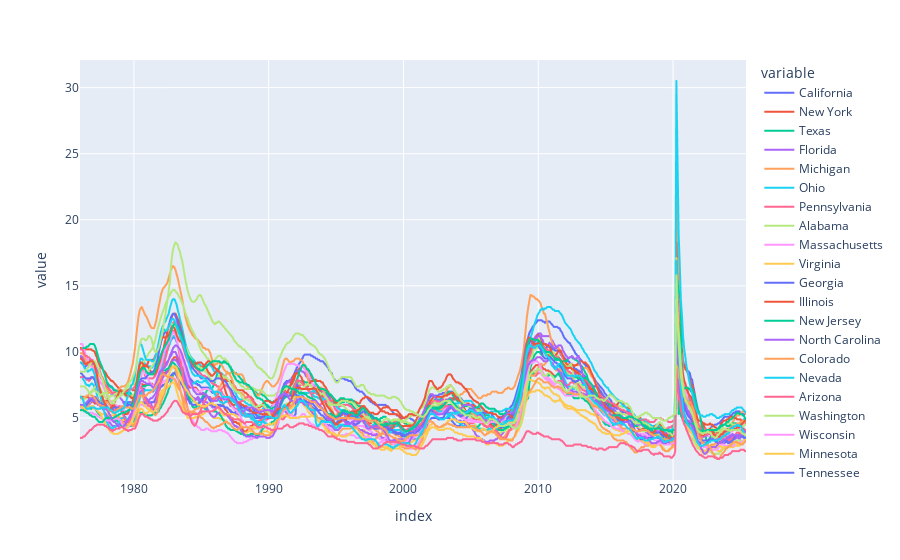

Notebook source saved alongside this figure:
### Code cell
#Plotting the data
px.line(df_unemployement_state)

### Figure 1 — Plotly figure (JSON) as saved in the notebook; plotly's stock layout.template omitted (floating-point values rounded to 4 significant figures; data arrays with more than 128 entries replaced by an {"elided": "..."} marker saying what was removed)
{"data": [{"hovertemplate": "variable=California<br>index=%{x}<br>value=%{y}<extra></extra>", "legendgroup": "California", "line": {"color": "#636efa", "dash": "solid"}, "marker": {"symbol": "circle"}, "mode": "lines", "name": "California", "showlegend": true, "type": "scattergl", "x": {"elided": "594 str values"}, "xaxis": "x", "y": {"elided": "594 float values"}, "yaxis": "y"}, {"hovertemplate": "variable=New York<br>index=%{x}<br>value=%{y}<extra></extra>", "legendgroup": "New York", "line": {"color": "#EF553B", "dash": "solid"}, "marker": {"symbol": "circle"}, "mode": "lines", "name": "New York", "showlegend": true, "type": "scattergl", "x": {"elided": "594 str values"}, "xaxis": "x", "y": {"elided": "594 float values"}, "yaxis": "y"}, {"hovertemplate": "variable=Texas<br>index=%{x}<br>value=%{y}<extra></extra>", "legendgroup": "Texas", "line": {"color": "#00cc96", "dash": "solid"}, "marker": {"symbol": "circle"}, "mode": "lines", "name": "Texas", "showlegend": true, "type": "scattergl", "x": {"elided": "594 str values"}, "xaxis": "x", "y": {"elided": "594 float values"}, "yaxis": "y"}, {"hovertemplate": "variable=Florida<br>index=%{x}<br>value=%{y}<extra></extra>", "legendgroup": "Florida", "line": {"color": "#ab63fa", "dash": "solid"}, "marker": {"symbol": "circle"}, "mode": "lines", "name": "Florida", "showlegend": true, "type": "scattergl", "x": {"elided": "594 str values"}, "xaxis": "x", "y": {"elided": "594 float values"}, "yaxis": "y"}, {"hovertemplate": "variable=Michigan<br>index=%{x}<br>value=%{y}<extra></extra>", "legendgroup": "Michigan", "line": {"color": "#FFA15A", "dash": "solid"}, "marker": {"symbol": "circle"}, "mode": "lines", "name": "Michigan", "showlegend": true, "type": "scattergl", "x": {"elided": "594 str values"}, "xaxis": "x", "y": {"elided": "594 float values"}, "yaxis": "y"}, {"hovertemplate": "variable=Ohio<br>index=%{x}<br>value=%{y}<extra></extra>", "legendgroup": "Ohio", "line": {"color": "#19d3f3", "dash": "solid"}, "marker": {"symbol": "circle"}, "mode": "lines", "name": "Ohio", "showlegend": true, "type": "scattergl", "x": {"elided": "594 str values"}, "xaxis": "x", "y": {"elided": "594 float values"}, "yaxis": "y"}, {"hovertemplate": "variable=Pennsylvania<br>index=%{x}<br>value=%{y}<extra></extra>", "legendgroup": "Pennsylvania", "line": {"color": "#FF6692", "dash": "solid"}, "marker": {"symbol": "circle"}, "mode": "lines", "name": "Pennsylvania", "showlegend": true, "type": "scattergl", "x": {"elided": "594 str values"}, "xaxis": "x", "y": {"elided": "594 float values"}, "yaxis": "y"}, {"hovertemplate": "variable=Alabama<br>index=%{x}<br>value=%{y}<extra></extra>", "legendgroup": "Alabama", "line": {"color": "#B6E880", "dash": "solid"}, "marker": {"symbol": "circle"}, "mode": "lines", "name": "Alabama", "showlegend": true, "type": "scattergl", "x": {"elided": "594 str values"}, "xaxis": "x", "y": {"elided": "594 float values"}, "yaxis": "y"}, {"hovertemplate": "variable=Massachusetts<br>index=%{x}<br>value=%{y}<extra></extra>", "legendgroup": "Massachusetts", "line": {"color": "#FF97FF", "dash": "solid"}, "marker": {"symbol": "circle"}, "mode": "lines", "name": "Massachusetts", "showlegend": true, "type": "scattergl", "x": {"elided": "594 str values"}, "xaxis": "x", "y": {"elided": "594 float values"}, "yaxis": "y"}, {"hovertemplate": "variable=Virginia<br>index=%{x}<br>value=%{y}<extra></extra>", "legendgroup": "Virginia", "line": {"color": "#FECB52", "dash": "solid"}, "marker": {"symbol": "circle"}, "mode": "lines", "name": "Virginia", "showlegend": true, "type": "scattergl", "x": {"elided": "594 str values"}, "xaxis": "x", "y": {"elided": "594 float values"}, "yaxis": "y"}, {"hovertemplate": "variable=Georgia<br>index=%{x}<br>value=%{y}<extra></extra>", "legendgroup": "Georgia", "line": {"color": "#636efa", "dash": "solid"}, "marker": {"symbol": "circle"}, "mode": "lines", "name": "Georgia", "showlegend": true, "type": "scattergl", "x": {"elided": "594 str values"}, "xaxis": "x", "y": {"elided": "594 float values"}, "yaxis": "y"}, {"hovertemplate": "variable=Illinois<br>index=%{x}<br>value=%{y}<extra></extra>", "legendgroup": "Illinois", "line": {"color": "#EF553B", "dash": "solid"}, "marker": {"symbol": "circle"}, "mode": "lines", "name": "Illinois", "showlegend": true, "type": "scattergl", "x": {"elided": "594 str values"}, "xaxis": "x", "y": {"elided": "594 float values"}, "yaxis": "y"}, {"hovertemplate": "variable=New Jersey<br>index=%{x}<br>value=%{y}<extra></extra>", "legendgroup": "New Jersey", "line": {"color": "#00cc96", "dash": "solid"}, "marker": {"symbol": "circle"}, "mode": "lines", "name": "New Jersey", "showlegend": true, "type": "scattergl", "x": {"elided": "594 str values"}, "xaxis": "x", "y": {"elided": "594 float values"}, "yaxis": "y"}, {"hovertemplate": "variable=North Carolina<br>index=%{x}<br>value=%{y}<extra></extra>", "legendgroup": "North Carolina", "line": {"color": "#ab63fa", "dash": "solid"}, "marker": {"symbol": "circle"}, "mode": "lines", "name": "North Carolina", "showlegend": true, "type": "scattergl", "x": {"elided": "594 str values"}, "xaxis": "x", "y": {"elided": "594 float values"}, "yaxis": "y"}, {"hovertemplate": "variable=Colorado<br>index=%{x}<br>value=%{y}<extra></extra>", "legendgroup": "Colorado", "line": {"color": "#FFA15A", "dash": "solid"}, "marker": {"symbol": "circle"}, "mode": "lines", "name": "Colorado", "showlegend": true, "type": "scattergl", "x": {"elided": "594 str values"}, "xaxis": "x", "y": {"elided": "594 float values"}, "yaxis": "y"}, {"hovertemplate": "variable=Nevada<br>index=%{x}<br>value=%{y}<extra></extra>", "legendgroup": "Nevada", "line": {"color": "#19d3f3", "dash": "solid"}, "marker": {"symbol": "circle"}, "mode": "lines", "name": "Nevada", "showlegend": true, "type": "scattergl", "x": {"elided": "594 str values"}, "xaxis": "x", "y": {"elided": "594 float values"}, "yaxis": "y"}, {"hovertemplate": "variable=Arizona<br>index=%{x}<br>value=%{y}<extra></extra>", "legendgroup": "Arizona", "line": {"color": "#FF6692", "dash": "solid"}, "marker": {"symbol": "circle"}, "mode": "lines", "name": "Arizona", "showlegend": true, "type": "scattergl", "x": {"elided": "594 str values"}, "xaxis": "x", "y": {"elided": "594 float values"}, "yaxis": "y"}, {"hovertemplate": "variable=Washington<br>index=%{x}<br>value=%{y}<extra></extra>", "legendgroup": "Washington", "line": {"color": "#B6E880", "dash": "solid"}, "marker": {"symbol": "circle"}, "mode": "lines", "name": "Washington", "showlegend": true, "type": "scattergl", "x": {"elided": "594 str values"}, "xaxis": "x", "y": {"elided": "594 float values"}, "yaxis": "y"}, {"hovertemplate": "variable=Wisconsin<br>index=%{x}<br>value=%{y}<extra></extra>", "legendgroup": "Wisconsin", "line": {"color": "#FF97FF", "dash": "solid"}, "marker": {"symbol": "circle"}, "mode": "lines", "name": "Wisconsin", "showlegend": true, "type": "scattergl", "x": {"elided": "594 str values"}, "xaxis": "x", "y": {"elided": "594 float values"}, "yaxis": "y"}, {"hovertemplate": "variable=Minnesota<br>index=%{x}<br>value=%{y}<extra></extra>", "legendgroup": "Minnesota", "line": {"color": "#FECB52", "dash": "solid"}, "marker": {"symbol": "circle"}, "mode": "lines", "name": "Minnesota", "showlegend": true, "type": "scattergl", "x": {"elided": "594 str values"}, "xaxis": "x", "y": {"elided": "594 float values"}, "yaxis": "y"}, {"hovertemplate": "variable=Tennessee<br>index=%{x}<br>value=%{y}<extra></extra>", "legendgroup": "Tennessee", "line": {"color": "#636efa", "dash": "solid"}, "marker": {"symbol": "circle"}, "mode": "lines", "name": "Tennessee", "showlegend": true, "type": "scattergl", "x": {"elided": "594 str values"}, "xaxis": "x", "y": {"elided": "594 float values"}, "yaxis": "y"}, {"hovertemplate": "variable=Oregon<br>index=%{x}<br>value=%{y}<extra></extra>", "legendgroup": "Oregon", "line": {"color": "#EF553B", "dash": "solid"}, "marker": {"symbol": "circle"}, "mode": "lines", "name": "Oregon", "showlegend": true, "type": "scattergl", "x": {"elided": "594 str values"}, "xaxis": "x", "y": {"elided": "594 float values"}, "yaxis": "y"}, {"hovertemplate": "variable=Kentucky<br>index=%{x}<br>value=%{y}<extra></extra>", "legendgroup": "Kentucky", "line": {"color": "#00cc96", "dash": "solid"}, "marker": {"symbol": "circle"}, "mode": "lines", "name": "Kentucky", "showlegend": true, "type": "scattergl", "x": {"elided": "594 str values"}, "xaxis": "x", "y": {"elided": "594 float values"}, "yaxis": "y"}, {"hovertemplate": "variable=Missouri<br>index=%{x}<br>value=%{y}<extra></extra>", "legendgroup": "Missouri", "line": {"color": "#ab63fa", "dash": "solid"}, "marker": {"symbol": "circle"}, "mode": "lines", "name": "Missouri", "showlegend": true, "type": "scattergl", "x": {"elided": "594 str values"}, "xaxis": "x", "y": {"elided": "594 float values"}, "yaxis": "y"}, {"hovertemplate": "variable=Maryland<br>index=%{x}<br>value=%{y}<extra></extra>", "legendgroup": "Maryland", "line": {"color": "#FFA15A", "dash": "solid"}, "marker": {"symbol": "circle"}, "mode": "lines", "name": "Maryland", "showlegend": true, "type": "scattergl", "x": {"elided": "594 str values"}, "xaxis": "x", "y": {"elided": "594 float values"}, "yaxis": "y"}, {"hovertemplate": "variable=Indiana<br>index=%{x}<br>value=%{y}<extra></extra>", "legendgroup": "Indiana", "line": {"color": "#19d3f3", "dash": "solid"}, "marker": {"symbol": "circle"}, "mode": "lines", "name": "Indiana", "showlegend": true, "type": "scattergl", "x": {"elided": "594 str values"}, "xaxis": "x", "y": {"elided": "594 float values"}, "yaxis": "y"}, {"hovertemplate": "variable=North Dakota<br>index=%{x}<br>value=%{y}<extra></extra>", "legendgroup": "North Dakota", "line": {"color": "#FF6692", "dash": "solid"}, "marker": {"symbol": "circle"}, "mode": "lines", "name": "North Dakota", "showlegend": true, "type": "scattergl", "x": {"elided": "594 str values"}, "xaxis": "x", "y": {"elided": "594 float values"}, "yaxis": "y"}, {"hovertemplate": "variable=West Virginia<br>index=%{x}<br>value=%{y}<extra></extra>", "legendgroup": "West Virginia", "line": {"color": "#B6E880", "dash": "solid"}, "marker": {"symbol": "circle"}, "mode": "lines", "name": "West Virginia", "showlegend": true, "type": "scattergl", "x": {"elided": "594 str values"}, "xaxis": "x", "y": {"elided": "594 float values"}, "yaxis": "y"}], "layout": {"legend": {"title": {"text": "variable"}, "tracegroupgap": 0}, "margin": {"t": 60}, "xaxis": {"anchor": "y", "domain": [0, 1], "title": {"text": "index"}}, "yaxis": {"anchor": "x", "domain": [0, 1], "title": {"text": "value"}}}}
